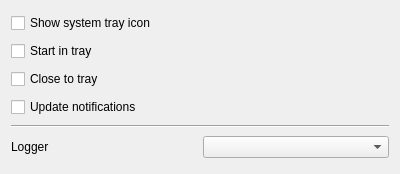
<?xml version="1.0" encoding="UTF-8"?>
<ui version="4.0">
 <class>GUI_PlayerPreferences</class>
 <widget class="QWidget" name="GUI_PlayerPreferences">
  <property name="geometry">
   <rect>
    <x>0</x>
    <y>0</y>
    <width>400</width>
    <height>174</height>
   </rect>
  </property>
  <layout class="QGridLayout" name="gridLayout">
   <item row="6" column="0">
    <layout class="QHBoxLayout" name="horizontalLayout">
     <item>
      <widget class="QLabel" name="lab_logger">
       <property name="text">
        <string notr="true">Logger</string>
       </property>
      </widget>
     </item>
     <item>
      <widget class="Gui::ComboBox" name="cb_logger"/>
     </item>
    </layout>
   </item>
   <item row="3" column="0">
    <widget class="QCheckBox" name="cb_close_to_tray">
     <property name="text">
      <string>Close to tray</string>
     </property>
    </widget>
   </item>
   <item row="4" column="0">
    <widget class="QCheckBox" name="cb_update_notifications">
     <property name="text">
      <string>Update notifications</string>
     </property>
    </widget>
   </item>
   <item row="0" column="0">
    <widget class="QCheckBox" name="cb_show_tray_icon">
     <property name="text">
      <string>Show system tray icon</string>
     </property>
    </widget>
   </item>
   <item row="1" column="0">
    <widget class="QCheckBox" name="cb_start_in_tray">
     <property name="text">
      <string>Start in tray</string>
     </property>
    </widget>
   </item>
   <item row="5" column="0">
    <widget class="Line" name="line">
     <property name="orientation">
      <enum>Qt::Horizontal</enum>
     </property>
    </widget>
   </item>
  </layout>
 </widget>
 <customwidgets>
  <customwidget>
   <class>Gui::ComboBox</class>
   <extends>QComboBox</extends>
   <header location="global">GUI/Utils/Widgets/ComboBox.h</header>
  </customwidget>
 </customwidgets>
 <resources/>
 <connections/>
</ui>
